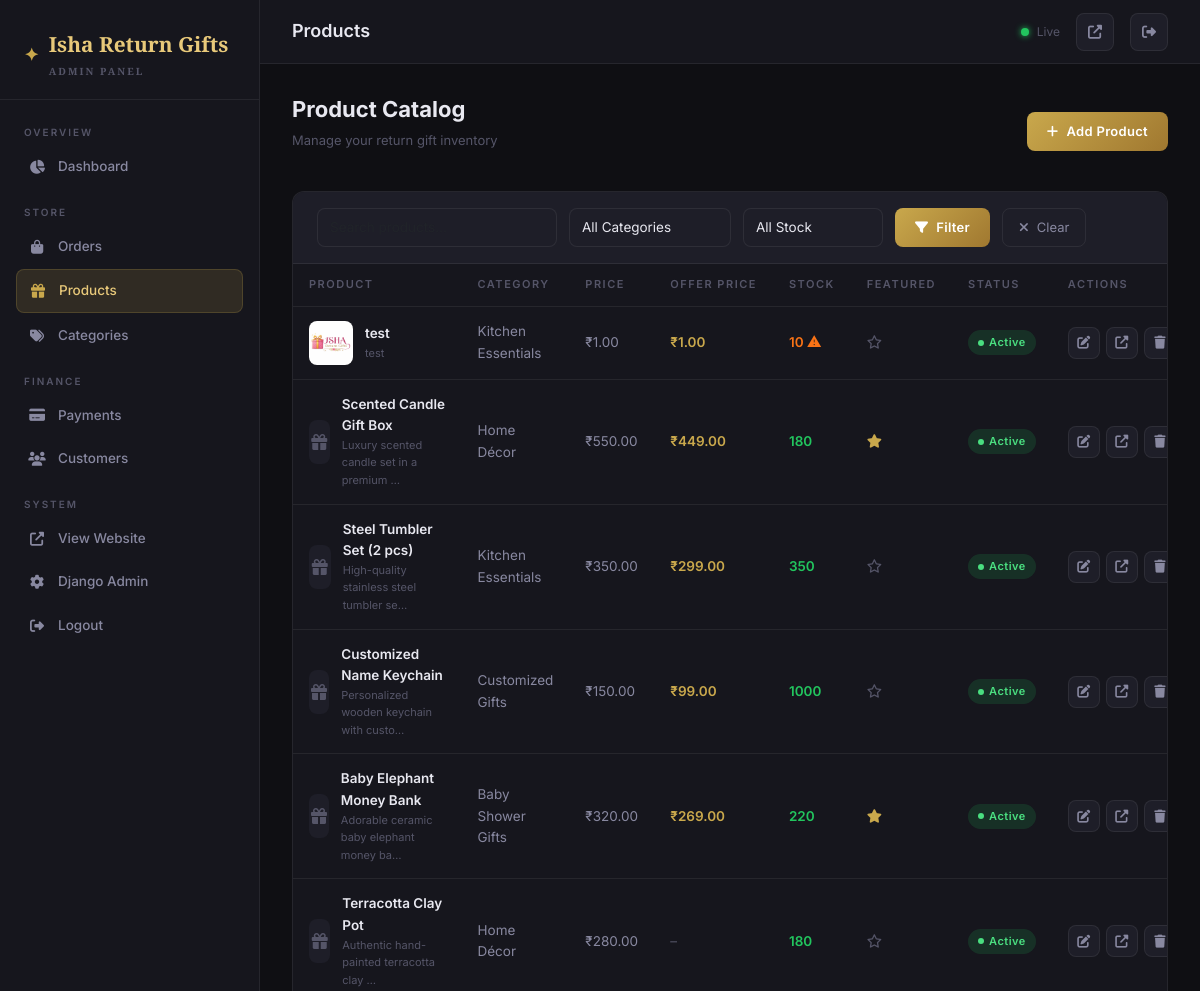
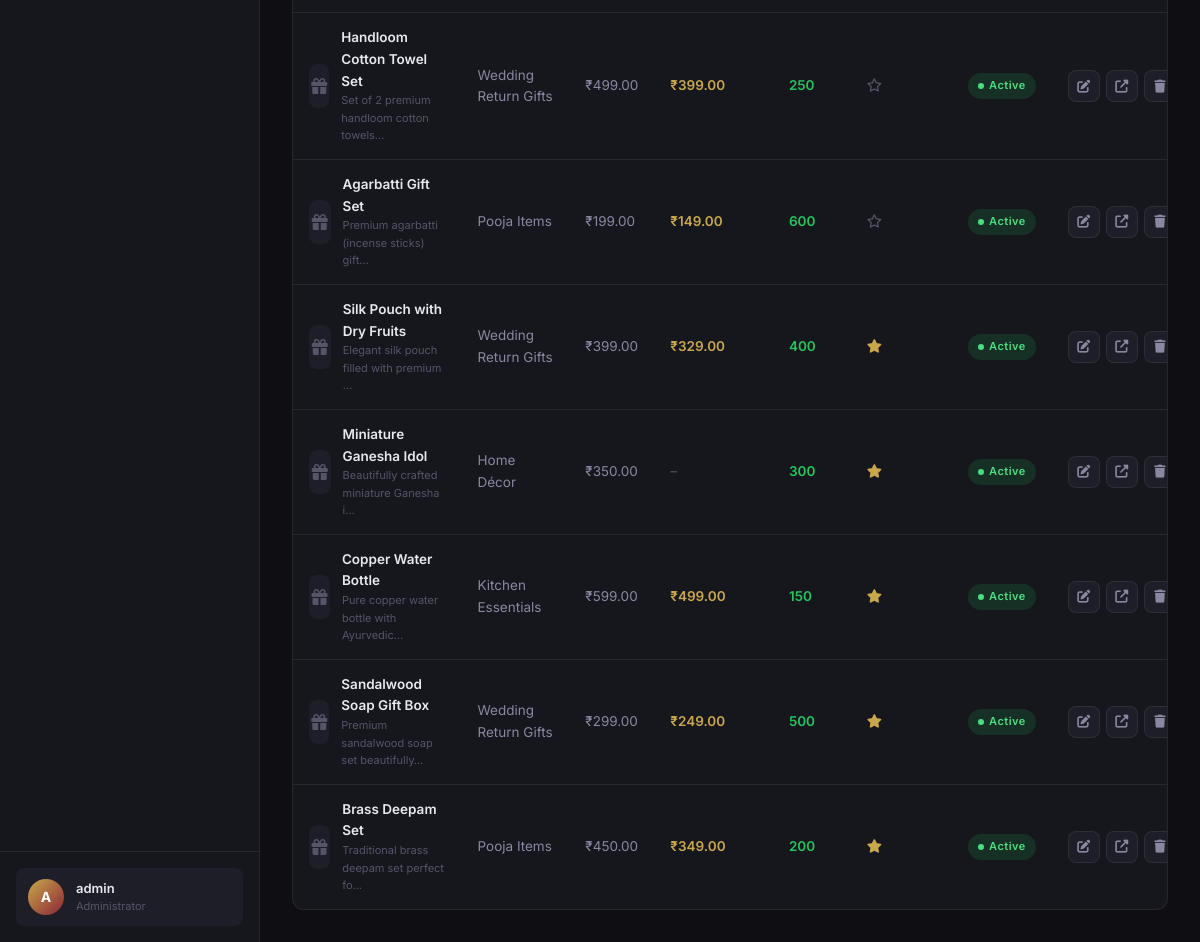
Page /dashboard/products/ (signed in) on the committed database (2 pictures, top to bottom).
### products/models.py (models this page shows, shortened)
class Product(models.Model):
    category = models.ForeignKey(Category, on_delete=models.CASCADE, related_name='products')
    name = models.CharField(max_length=300)
    slug = models.SlugField(unique=True)
    description = models.TextField()
    price = models.DecimalField(max_digits=10, decimal_places=2)
    offer_price = models.DecimalField(max_digits=10, decimal_places=2, blank=True, null=True)
    image = models.ImageField(upload_to='products/')
    stock_quantity = models.PositiveIntegerField(default=0)
    is_featured = models.BooleanField(default=False)
    is_active = models.BooleanField(default=True)
    created_at = models.DateTimeField(auto_now_add=True)
    updated_at = models.DateTimeField(auto_now=True)
    class Meta:
        ordering = ['-created_at']

class Category(models.Model):
    name = models.CharField(max_length=200)
    slug = models.SlugField(unique=True)
    image = models.ImageField(upload_to='categories/', blank=True, null=True)
    description = models.TextField(blank=True)
    created_at = models.DateTimeField(auto_now_add=True)
    class Meta:
        verbose_name_plural = 'Categories'
        ordering = ['name']

### dashboard/views.py (the view)
# urls.py: path('products/', views.product_list, name='dashboard_products'),
@login_required(login_url='/dashboard/login/')
@user_passes_test(is_admin, login_url='/dashboard/login/')
def product_list(request):
    products = Product.objects.select_related('category').order_by('-created_at')
    search = request.GET.get('search', '')
    category = request.GET.get('category', '')
    stock = request.GET.get('stock', '')
    if search:
        products = products.filter(Q(name__icontains=search) | Q(description__icontains=search))
    if category:
        products = products.filter(category__slug=category)
    if stock == 'low':
        products = products.filter(stock_quantity__lte=10)
    elif stock == 'out':
        products = products.filter(stock_quantity=0)
    categories = Category.objects.all()
    context = {
        'products': products,
        'categories': categories,
        'search': search,
        'category_filter': category,
        'stock_filter': stock,
    }
    return render(request, 'dashboard/products.html', context)

### dashboard/views.py (called while the page is built)
def is_admin(user):
    return user.is_authenticated and user.is_staff

### products/context_processors.py (called while the page is built)
def cart_count(request):
    count = 0
    if request.session.session_key:
        try:
            cart = Cart.objects.get(session_key=request.session.session_key)
            count = cart.get_item_count()
        except Cart.DoesNotExist:
            pass
    return {'cart_count': count}

### templates/dashboard/products.html (shortened to what this page needs)
{% extends 'dashboard/base.html' %}
{% block nav_products %}active{% endblock %}
{% block page_title %}Products{% endblock %}
{% block content %}
<div class="section-header">
    <div class="section-title-group">
        <h2>Product Catalog</h2>
        <p>Manage your return gift inventory</p>
    </div>
    <a href="{% url 'dashboard_product_add' %}" class="btn-gold"><i class="fas fa-plus"></i> Add Product</a>
</div>
<div class="dash-card">
    <div class="filter-bar">
        <form method="GET" style="display:flex;gap:12px;flex-wrap:wrap;width:100%;align-items:center;">
            <input type="text" name="search" class="form-control search-input" placeholder="Search products..." value="{{ search }}">
            <select name="category" class="form-control">
                <option value="">All Categories</option>
            </select>
            <select name="stock" class="form-control">
                <option value="">All Stock</option>
            </select>
            <button type="submit" class="btn-gold"><i class="fas fa-filter"></i> Filter</button>
            <a href="{% url 'dashboard_products' %}" class="btn-outline"><i class="fas fa-times"></i> Clear</a>
        </form>
    </div>
    <div style="overflow-x:auto;">
        <table class="dash-table">
            <thead>
                <tr>
                    <th>Product</th>
                    <th>Category</th>
                    <th>Price</th>
                    <th>Offer Price</th>
                    <th>Stock</th>
                    <th>Featured</th>
                    <th>Status</th>
                    <th>Actions</th>
                </tr>
            </thead>
            <tbody>
                {% for product in products %}
                <tr>
                    <td>
                        <div style="display:flex;align-items:center;gap:12px;">
                            {% if product.image %}
                            <img src="{{ product.image.url }}" class="product-thumb" alt="{{ product.name }}">
                            {% else %}
                            <div class="product-thumb-placeholder"><i class="fas fa-gift"></i></div>
                            {% endif %}
                            <div>
                                <div style="font-weight:600;font-size:13.5px;">{{ product.name }}</div>
                                <div style="font-size:11px;color:var(--text-muted);">{{ product.description|truncatechars:40 }}</div>
                            </div>
                        </div>
                    </td>
                    <td style="color:var(--text-dim);">{{ product.category.name }}</td>
                    <td style="color:var(--text-dim);">₹{{ product.price }}</td>
                    <td>
                        {% if product.offer_price %}
                        <span style="color:var(--gold);font-weight:600;">₹{{ product.offer_price }}</span>
                        {% else %}
                        <span style="color:var(--text-muted);">–</span>
                        {% endif %}
                    </td>
                    <td>
                        {% if product.stock_quantity == 0 %}
                        <span style="color:#f87171;font-weight:600;">Out of Stock</span>
                        {% elif product.stock_quantity <= 10 %}
                        <span style="color:var(--orange);font-weight:600;">{{ product.stock_quantity }} ⚠</span>
                        {% else %}
                        <span style="color:var(--green);font-weight:600;">{{ product.stock_quantity }}</span>
                        {% endif %}
                    </td>
                    <td>
                        {% if product.is_featured %}
                        <span style="color:var(--gold);"><i class="fas fa-star"></i></span>
                        {% else %}
                        <span style="color:var(--text-muted);"><i class="far fa-star"></i></span>
                        {% endif %}
                    </td>
                    <td>
                        {% if product.is_active %}
                        <span class="badge-status badge-delivered">Active</span>
                        {% else %}
                        <span class="badge-status badge-cancelled">Inactive</span>
                        {% endif %}
                    </td>
                    <td>
                        <div style="display:flex;gap:6px;">
                            <a href="{% url 'dashboard_product_edit' product.id %}" class="btn-icon" title="Edit"><i class="fas fa-edit"></i></a>
                            <a href="{% url 'product_detail' product.slug %}" class="btn-icon" title="View on Site" target="_blank"><i class="fas fa-external-link-alt"></i></a>
                            <a href="{% url 'dashboard_product_delete' product.id %}" class="btn-icon danger" title="Delete"><i class="fas fa-trash"></i></a>
                        </div>
                    </td>
                </tr>
                {% endfor %}
            </tbody>
        </table>
    </div>
</div>
{% endblock %}

### templates/dashboard/base.html (shortened to what this page needs)
{% load static %}
<!DOCTYPE html>
<html lang="en">
<head>
    <link rel="stylesheet" href="https://cdnjs.cloudflare.com/ajax/libs/font-awesome/6.5.0/css/all.min.css">
    <link rel="stylesheet" href="https://cdn.jsdelivr.net/npm/bootstrap@5.3.2/dist/css/bootstrap.min.css">
</head>
<body>
<aside class="sidebar" id="sidebar">
    <div class="sidebar-brand">
        <div class="brand-logo">
            <span class="icon">✦</span>
            <div>
                <div>Isha Return Gifts</div>
                <div class="brand-sub">Admin Panel</div>
            </div>
        </div>
    </div>
    <nav class="sidebar-nav">
        <div class="nav-section">
            <div class="nav-section-label">Overview</div>
            <a href="{% url 'dashboard_home' %}" class="nav-item {% block nav_home %}{% endblock %}">
                <i class="fas fa-chart-pie"></i> Dashboard
            </a>
        </div>
        <div class="nav-section">
            <div class="nav-section-label">Store</div>
            <a href="{% url 'dashboard_orders' %}" class="nav-item {% block nav_orders %}{% endblock %}">
                <i class="fas fa-shopping-bag"></i> Orders
            </a>
            <a href="{% url 'dashboard_products' %}" class="nav-item {% block nav_products %}{% endblock %}">
                <i class="fas fa-gift"></i> Products
            </a>
            <a href="{% url 'dashboard_categories' %}" class="nav-item {% block nav_categories %}{% endblock %}">
                <i class="fas fa-tags"></i> Categories
            </a>
        </div>
        <div class="nav-section">
            <div class="nav-section-label">Finance</div>
            <a href="{% url 'dashboard_payments' %}" class="nav-item {% block nav_payments %}{% endblock %}">
                <i class="fas fa-credit-card"></i> Payments
            </a>
            <a href="{% url 'dashboard_customers' %}" class="nav-item {% block nav_customers %}{% endblock %}">
                <i class="fas fa-users"></i> Customers
            </a>
        </div>
        <div class="nav-section">
            <div class="nav-section-label">System</div>
            <a href="{% url 'home' %}" class="nav-item" target="_blank">
                <i class="fas fa-external-link-alt"></i> View Website
            </a>
            <a href="/admin/" class="nav-item" target="_blank">
                <i class="fas fa-cog"></i> Django Admin
            </a>
            <a href="{% url 'dashboard_logout' %}" class="nav-item">
                <i class="fas fa-sign-out-alt"></i> Logout
            </a>
        </div>
    </nav>
    <div class="sidebar-footer">
        <div class="admin-profile">
            <div class="admin-avatar">{{ request.user.username|first|upper }}</div>
            <div>
                <div class="admin-name">{{ request.user.get_full_name|default:request.user.username }}</div>
                <div class="admin-role">Administrator</div>
            </div>
        </div>
    </div>
</aside>
<div class="main-content">
    <header class="topbar">
        <div style="display:flex;align-items:center;gap:16px;">
            <div class="topbar-title">
                {% block page_title %}Dashboard{% endblock %}
            </div>
        </div>
        <div class="topbar-right">
            <div class="live-dot">Live</div>
            <a href="{% url 'home' %}" class="topbar-btn" title="View Website" target="_blank">
                <i class="fas fa-external-link-alt"></i>
            </a>
            <a href="{% url 'dashboard_logout' %}" class="topbar-btn" title="Logout">
                <i class="fas fa-sign-out-alt"></i>
            </a>
        </div>
    </header>
    <main class="page-content">
        {% block content %}{% endblock %}
    </main>
</div>
</body>
</html>

### rows in the picture
Product: image (picture), name "test", description "test", category.name "Kitchen Essentials", price "1.00", offer_price "1.00", stock_quantity "10", is_featured False (drawn), is_active "Active"
Product: name "Scented Candle Gift Box", description "Luxury scented candle set in a premium …", category.name "Home Décor", price "550.00", offer_price "449.00", stock_quantity "180", is_featured True (drawn), is_active "Active"
Product: name "Steel Tumbler Set (2 pcs)", description "High-quality stainless steel tumbler se…", category.name "Kitchen Essentials", price "350.00", offer_price "299.00", stock_quantity "350", is_featured False (drawn), is_active "Active"
Product: name "Customized Name Keychain", description "Personalized wooden keychain with custo…", category.name "Customized Gifts", price "150.00", offer_price "99.00", stock_quantity "1000", is_featured False (drawn), is_active "Active"
Product: name "Baby Elephant Money Bank", description "Adorable ceramic baby elephant money ba…", category.name "Baby Shower Gifts", price "320.00", offer_price "269.00", stock_quantity "220", is_featured True (drawn), is_active "Active"
Product: name "Terracotta Clay Pot", description "Authentic hand-painted terracotta clay …", category.name "Home Décor", price "280.00", stock_quantity "180", is_featured False (drawn), is_active "Active"
Product: name "Handloom Cotton Towel Set", description "Set of 2 premium handloom cotton towels…", category.name "Wedding Return Gifts", price "499.00", offer_price "399.00", stock_quantity "250", is_featured False (drawn), is_active "Active"
Product: name "Agarbatti Gift Set", description "Premium agarbatti (incense sticks) gift…", category.name "Pooja Items", price "199.00", offer_price "149.00", stock_quantity "600", is_featured False (drawn), is_active "Active"
Product: name "Silk Pouch with Dry Fruits", description "Elegant silk pouch filled with premium …", category.name "Wedding Return Gifts", price "399.00", offer_price "329.00", stock_quantity "400", is_featured True (drawn), is_active "Active"
Product: name "Miniature Ganesha Idol", description "Beautifully crafted miniature Ganesha i…", category.name "Home Décor", price "350.00", stock_quantity "300", is_featured True (drawn), is_active "Active"
Product: name "Copper Water Bottle", description "Pure copper water bottle with Ayurvedic…", category.name "Kitchen Essentials", price "599.00", offer_price "499.00", stock_quantity "150", is_featured True (drawn), is_active "Active"
Product: name "Sandalwood Soap Gift Box", description "Premium sandalwood soap set beautifully…", category.name "Wedding Return Gifts", price "299.00", offer_price "249.00", stock_quantity "500", is_featured True (drawn), is_active "Active"
Product: name "Brass Deepam Set", description "Traditional brass deepam set perfect fo…", category.name "Pooja Items", price "450.00", offer_price "349.00", stock_quantity "200", is_featured True (drawn), is_active "Active"

### other values in the picture
{{ request.user.username|first|upper }} "A"
{{ request.user.get_full_name|default:request.user.username }} "admin"
